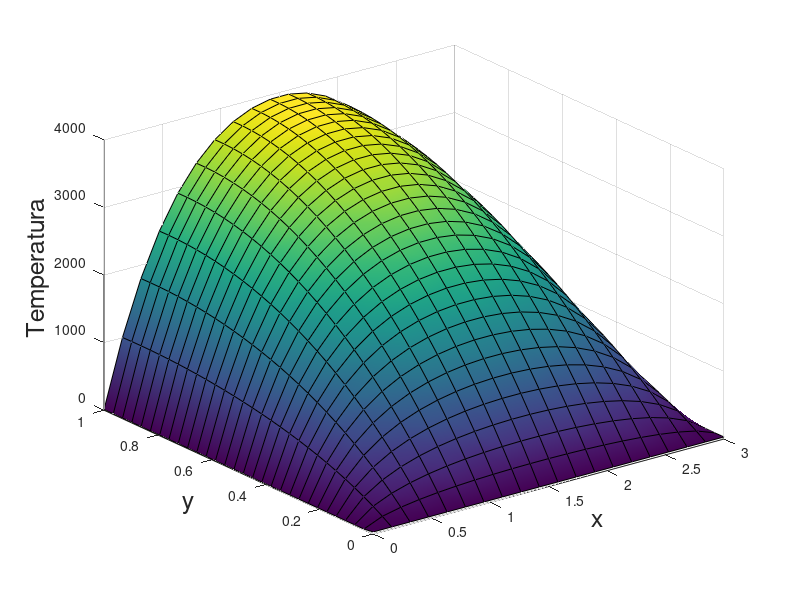

Reproduce this figure in MATLAB.
clc; clear; close all;
%% dati
% topologia
Lx = 3;
Ly = 1;

% fisici
Tn = 10; % dirichlet
Texts = 20; % robin
hhs = 10;
Tw = 30; % dirichlet
qqe = 40; % neumann
cond = 1;
qqq = 1e4;

%% griglia
nx = 20;
ny = 30;
ntot = nx*ny;
xvec = (linspace(0,Lx,nx));
yvec = (linspace(0,Ly,ny));
dx = xvec(2)-xvec(1);
dy = yvec(2)-yvec(1);

%% risolvo
% inizializzo
AA = sparse([],[],[],nx,ny,5*nx*ny);
bb = zeros(ntot,1);

% centro
for ii = 2:nx-1
    for jj = 2:ny-1
        kk = (jj-1)*nx+ii;
        kn = kk-1;
        ks = kk+1;
        kw = kk-nx;
        ke = kk+nx;
        AA(kk,kk) = -2*cond*(1/dx^2+1/dy^2);
        AA(kk,kn) = cond/dx^2;
        AA(kk,ks) = cond/dx^2;
        AA(kk,kw) = cond/dy^2;
        AA(kk,ke) = cond/dy^2;
        bb(kk) = -qqq;
    end
end

%% boundaries
% north
ii = 1;
for jj = 1:ny
    kk = (jj-1)*nx+ii;
    AA(kk,kk) = 1;
    bb(kk) = Tn;
end

% south
ii = nx;
for jj = 1:ny
    kk = (jj-1)*nx+ii;
    if jj == 1 % southwest -> dirichlet
        AA(kk,kk) = 1;
        bb(kk) = Tw;
    elseif jj == ny % southeast -> neumann
        kn = kk-1;
        kw = kk-nx;
        AA(kk,kk) = -(1/dx^2+1/dy^2);
        AA(kk,kn) = 1/dx;
        AA(kk,kw) = 1/dy;
        bb(kk) = -(1/dx+1/dy)*qqe/cond/dx;
    else % -> robin
        kn = kk-1;
        % ks doesn't exist
        kw = kk-nx;
        ke = kk+nx;
        AA(kk,kk) = -2*(1/dx^2+1/dy^2+hhs/cond/dy);
        AA(kk,kn) = 1/dx^2;
        % AA(kk,ks) = 0;
        AA(kk,kw) = 2/dy^2;
        AA(kk,ke) = 1/dx^2;
        bb(kk) = -2*hhs*Texts/cond/dy;
    end
end

% west
jj = 1;
for ii = 1:nx
    kk = (jj-1)*nx+ii;
    AA(kk,kk) = 1;
    bb(kk) = Tw;
end

% east
jj = ny;
for ii = 2:nx-1
    kk = (jj-1)*nx+ii;
    kn = kk-1;
    ks = kk+1;
    kw = kk-nx;
    % ke doesn't exist
    AA(kk,kk) = -2*(1/dx^2+1/dy^2);
    AA(kk,kn) = 1/dx^2;
    AA(kk,ks) = 1/dx^2;
    AA(kk,kw) = 2/dy^2;
    % AA(kk,ke) = 0;
    bb(kk) = -2*qqe/cond/dy;
end

%% risolvo e surf
TT = AA\bb;

[xmat, ymat] = meshgrid(xvec, yvec);
TTmatrix = reshape(TT,nx,ny);

figure(1)
surf(xmat, ymat, TTmatrix', 'facecolor', 'interp')
xlabel('x', 'fontsize', 18)
ylabel('y', 'fontsize', 18)
zlabel('Temperatura', 'fontsize', 18)
